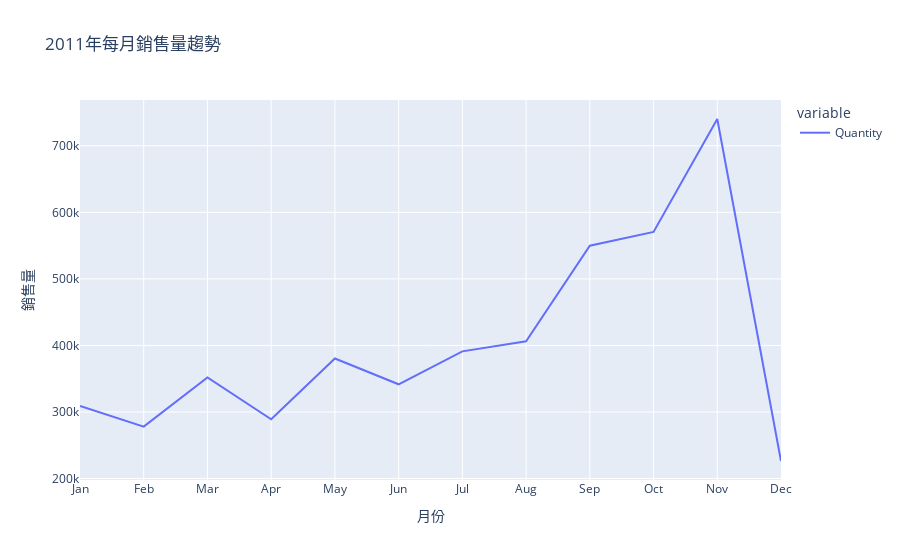

Notebook code cell kept with this figure:
### Code cell
# 看每月的銷售量趨勢，只取2011年的資料
fig = px.line(month['Quantity'].sum(), title='2011年每月銷售量趨勢').update_layout(xaxis_title='月份', yaxis_title='銷售量')
fig.update_layout(xaxis=dict(tickmode='array', tickvals=list(range(1, 13)), ticktext=['Jan', 'Feb', 'Mar', 'Apr', 'May', 'Jun', 'Jul', 'Aug', 'Sep', 'Oct', 'Nov', 'Dec']))
fig.show()

### Figure 1 — Plotly figure (JSON) as saved in the notebook; plotly's stock layout.template omitted (floating-point values rounded to 4 significant figures)
{"data": [{"hovertemplate": "variable=Quantity<br>InvoiceDate=%{x}<br>value=%{y}<extra></extra>", "legendgroup": "Quantity", "line": {"color": "#636efa", "dash": "solid"}, "marker": {"symbol": "circle"}, "mode": "lines", "name": "Quantity", "orientation": "v", "showlegend": true, "type": "scatter", "x": [1, 2, 3, 4, 5, 6, 7, 8, 9, 10, 11, 12], "xaxis": "x", "y": [308966, 277989, 351872, 289098, 380391, 341623, 391116, 406199, 549817, 570532, 740286, 226333], "yaxis": "y"}], "layout": {"legend": {"title": {"text": "variable"}, "tracegroupgap": 0}, "title": {"text": "2011年每月銷售量趨勢"}, "xaxis": {"anchor": "y", "domain": [0, 1], "tickmode": "array", "ticktext": ["Jan", "Feb", "Mar", "Apr", "May", "Jun", "Jul", "Aug", "Sep", "Oct", "Nov", "Dec"], "tickvals": [1, 2, 3, 4, 5, 6, 7, 8, 9, 10, 11, 12], "title": {"text": "月份"}}, "yaxis": {"anchor": "x", "domain": [0, 1], "title": {"text": "銷售量"}}}}
